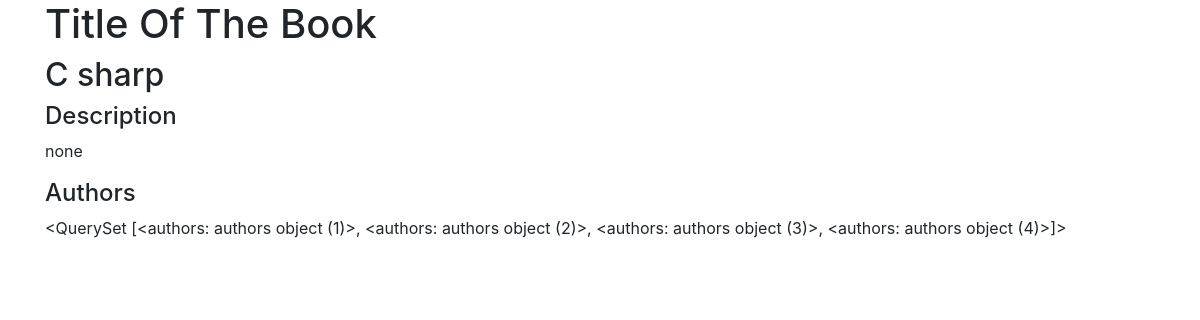
Page /view/1 on the earlier database version.
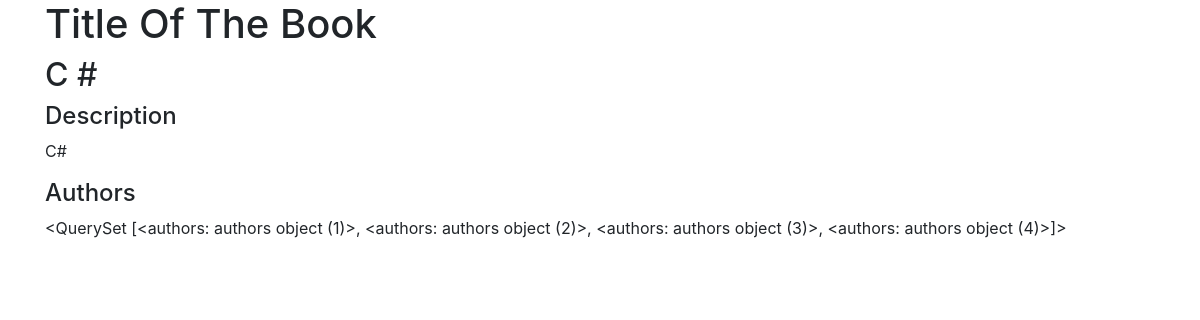
Same page on the later database version.
### books_author_app/models.py (models this page shows)
class books(models.Model):
    title = models.CharField(max_length=255)
    description = models.TextField()
    authors = models.ManyToManyField(authors, related_name="books")
    created_at = models.DateTimeField(auto_now_add=True)
    updated_at = models.DateTimeField(auto_now=True)

class authors(models.Model):
    first_name = models.CharField(max_length=45)
    last_name = models.CharField(max_length=45)
    notes = models.TextField()
    created_at = models.DateTimeField(auto_now_add=True)
    updated_at = models.DateTimeField(auto_now=True)

### books_author_app/views.py (the view)
# urls.py: path('view/<int:id>', views.view, name='view'),
def view(request, id):
    context ={
        "books":books.objects.get(id=id),
    }
    return render(request, "view.html", context)

### books_author_app/templates/view.html (shortened to what this page needs)
<!DOCTYPE html>
<html lang="en">
<head>
    <link
    rel="stylesheet"
    href="https://stackpath.bootstrapcdn.com/bootstrap/4.4.1/css/bootstrap.min.css"
  />
</head>
<body>
    <div class="container">
        <h1>Title Of The Book</h1>
        <h2>{{books.title}}</h2>
        <h4>Description</h4>
        <p>{{books.description}}</p>
        <h4>Authors</h4>
        <p>{{books.authors.all}}</p>
    </div>
</body>
</html>

Differences in the rows shown:
changed books: title "C sharp" → "C #"; description "none" → "C#"
